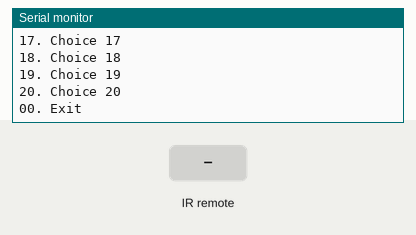
This sketch was run on a simulated Arduino Uno, built with avr-gcc and run on an emulated ATmega328P. Parts: the last lines printed to the serial monitor. The test bench sets the inputs (shaded band).

Above: at 1.3 s.
1.4 s: infrared code 0xFF6897 received
At 2.6 s:
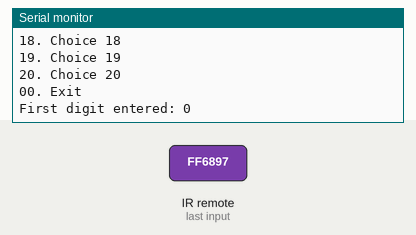
2.9 s: infrared code 0xFF30CF received
At 4.1 s:
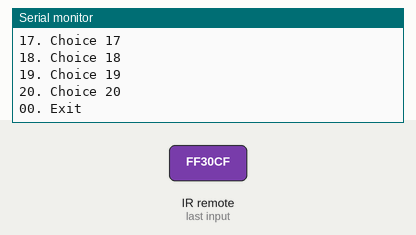
Timing chart, 0 to 5.9 s (numbered marks = the images above; inputs shaded):
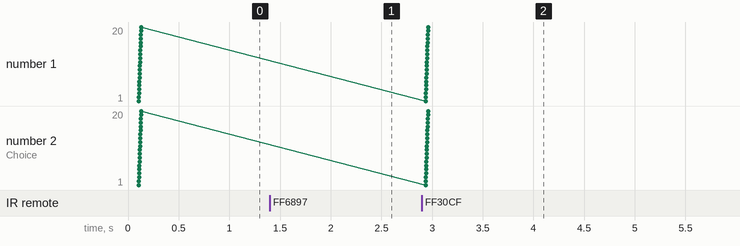

The sketch:

inputRemote.ino
```cpp
#include <IRremote.h>

const int RECV_PIN = 14;  // GPIO pin connected to the IR receiver

IRrecv irrecv(RECV_PIN);
decode_results results;

// Placeholder hex codes for remote buttons
const unsigned long BUTTON_0 = 0xFF6897;  // Replace with the actual hex code for button 0
const unsigned long BUTTON_1 = 0xFF30CF;  // Replace with the actual hex code for button 1
const unsigned long BUTTON_2 = 0xFF18E7;  // Replace with the actual hex code for button 2
const unsigned long BUTTON_3 = 0xFF7A85;  // Replace with the actual hex code for button 3
const unsigned long BUTTON_4 = 0xFF10EF;  // Replace with the actual hex code for button 4
const unsigned long BUTTON_5 = 0xFF38C7;  // Replace with the actual hex code for button 5
const unsigned long BUTTON_6 = 0xFF5AA5;  // Replace with the actual hex code for button 6
const unsigned long BUTTON_7 = 0xFF42BD;  // Replace with the actual hex code for button 7
const unsigned long BUTTON_8 = 0xFF4AB5;  // Replace with the actual hex code for button 8
const unsigned long BUTTON_9 = 0xFF52AD;  // Replace with the actual hex code for button 9

bool menuDisplayed = false;  // Track if the menu has been displayed
int firstDigit = -1;  // To store the first digit input
int secondDigit = -1; // To store the second digit input

void setup() {
    Serial.begin(115200);
    Serial.println("Initializing IR Receiver...");
    irrecv.enableIRIn();  // Start the IR receiver
    delay(100);  // Allow time for the IR receiver to stabilize
    Serial.println("IR Receiver Initialized");
    displayMenu();
}

void loop() {
    if (irrecv.decode(&results)) {
        handleRemoteInput(results.value);  // Handle the received IR code
        irrecv.resume();  // Receive the next value
    }
    delay(100);  // Small delay to prevent continuous polling
}

void displayMenu() {
    Serial.println("\n\nSelect an option using the remote:");
    Serial.println("01. Choice 1");
    Serial.println("02. Choice 2");
    Serial.println("03. Choice 3");
    Serial.println("04. Choice 4");
    Serial.println("05. Choice 5");
    Serial.println("06. Choice 6");
    Serial.println("07. Choice 7");
    Serial.println("08. Choice 8");
    Serial.println("09. Choice 9");
    Serial.println("10. Choice 10");
    Serial.println("11. Choice 11");
    Serial.println("12. Choice 12");
    Serial.println("13. Choice 13");
    Serial.println("14. Choice 14");
    Serial.println("15. Choice 15");
    Serial.println("16. Choice 16");
    Serial.println("17. Choice 17");
    Serial.println("18. Choice 18");
    Serial.println("19. Choice 19");
    Serial.println("20. Choice 20");
    Serial.println("00. Exit");
    menuDisplayed = true;  // Mark the menu as displayed
}

void handleRemoteInput(unsigned long code) {
    if (!menuDisplayed) {
        displayMenu();
        return;
    }

    int digit = codeToDigit(code);
    if (digit == -1) {
        Serial.println("Unknown button pressed");
        return;
    }

    if (firstDigit == -1) {
        firstDigit = digit;
        Serial.print("First digit entered: ");
        Serial.println(firstDigit);
    } else {
        secondDigit = digit;
        Serial.print("Second digit entered: ");
        Serial.println(secondDigit);
        int choice = firstDigit * 10 + secondDigit;
        handleChoice(choice);
        firstDigit = -1;
        secondDigit = -1;
    }
}

int codeToDigit(unsigned long code) {
    switch (code) {
        case BUTTON_0: return 0;
        case BUTTON_1: return 1;
        case BUTTON_2: return 2;
        case BUTTON_3: return 3;
        case BUTTON_4: return 4;
        case BUTTON_5: return 5;
        case BUTTON_6: return 6;
        case BUTTON_7: return 7;
        case BUTTON_8: return 8;
        case BUTTON_9: return 9;
        default: return -1;
    }
}

void handleChoice(int choice) {
    switch (choice) {
        case 1: Serial.println("*** Choice 1 selected ***"); break;
        case 2: Serial.println("*** Choice 2 selected ***"); break;
        case 3: Serial.println("*** Choice 3 selected ***"); break;
        case 4: Serial.println("*** Choice 4 selected ***"); break;
        case 5: Serial.println("*** Choice 5 selected ***"); break;
        case 6: Serial.println("*** Choice 6 selected ***"); break;
        case 7: Serial.println("*** Choice 7 selected ***"); break;
        case 8: Serial.println("*** Choice 8 selected ***"); break;
        case 9: Serial.println("*** Choice 9 selected ***"); break;
        case 10: Serial.println("*** Choice 10 selected ***"); break;
        case 11: Serial.println("*** Choice 11 selected ***"); break;
        case 12: Serial.println("*** Choice 12 selected ***"); break;
        case 13: Serial.println("*** Choice 13 selected ***"); break;
        case 14: Serial.println("*** Choice 14 selected ***"); break;
        case 15: Serial.println("*** Choice 15 selected ***"); break;
        case 16: Serial.println("*** Choice 16 selected ***"); break;
        case 17: Serial.println("*** Choice 17 selected ***"); break;
        case 18: Serial.println("*** Choice 18 selected ***"); break;
        case 19: Serial.println("*** Choice 19 selected ***"); break;
        case 20: Serial.println("*** Choice 20 selected ***"); break;
        case 0: Serial.println("Exiting..."); menuDisplayed = false; break;
        default: Serial.println("Invalid choice"); break;
    }
    if (choice != 0) {
        displayMenu();
    }
}
```

Measured:
- after the input at 1.4 s, the serial monitor: prints a new line at once (image 1)
- after the input at 2.9 s, the serial monitor: prints a new line at once (image 2)
